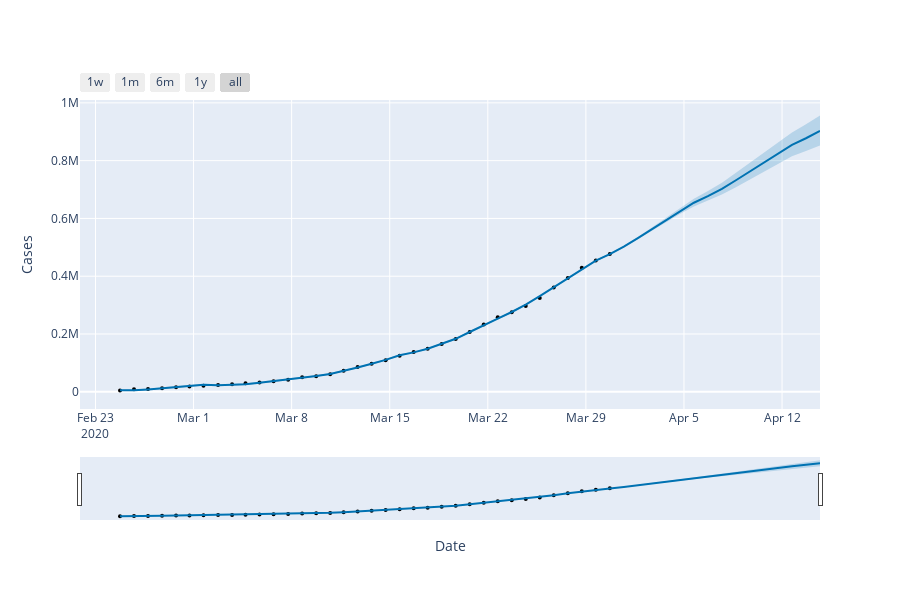

The notebook cell this image was saved under:
### Code cell
import plotly.offline as py
fig_test = plot_plotly(m, forecast_test, xlabel='Date', ylabel='Cases')
py.iplot(fig_test) 
fig_test = m.plot(forecast_test,xlabel='Date',ylabel='Screening')
plt.title('Italy COVID-19 Cases Forecast')
